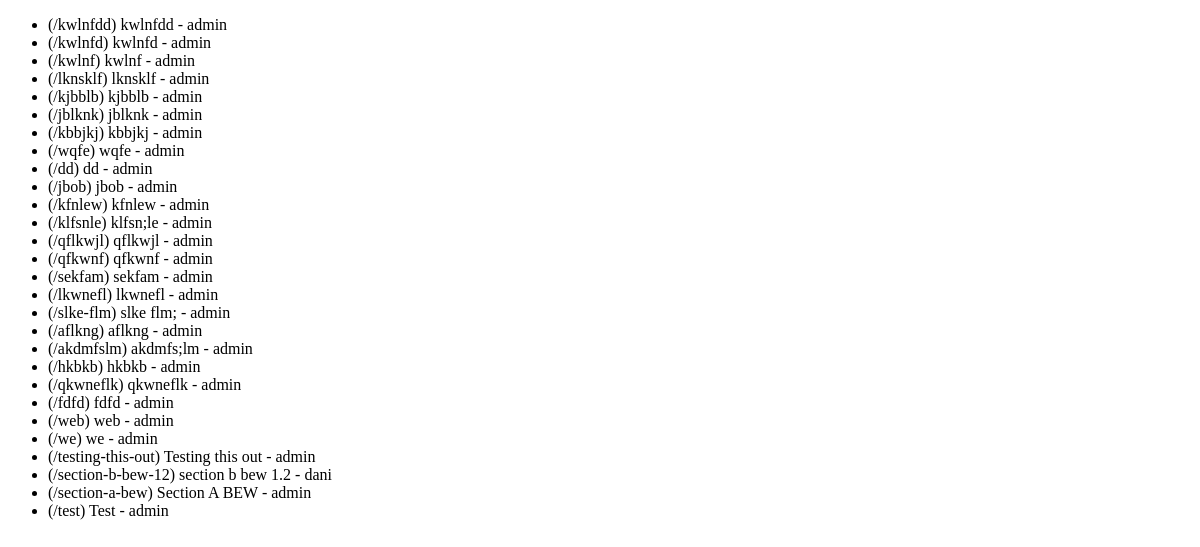
Before: /wiki//pages with the older database file.
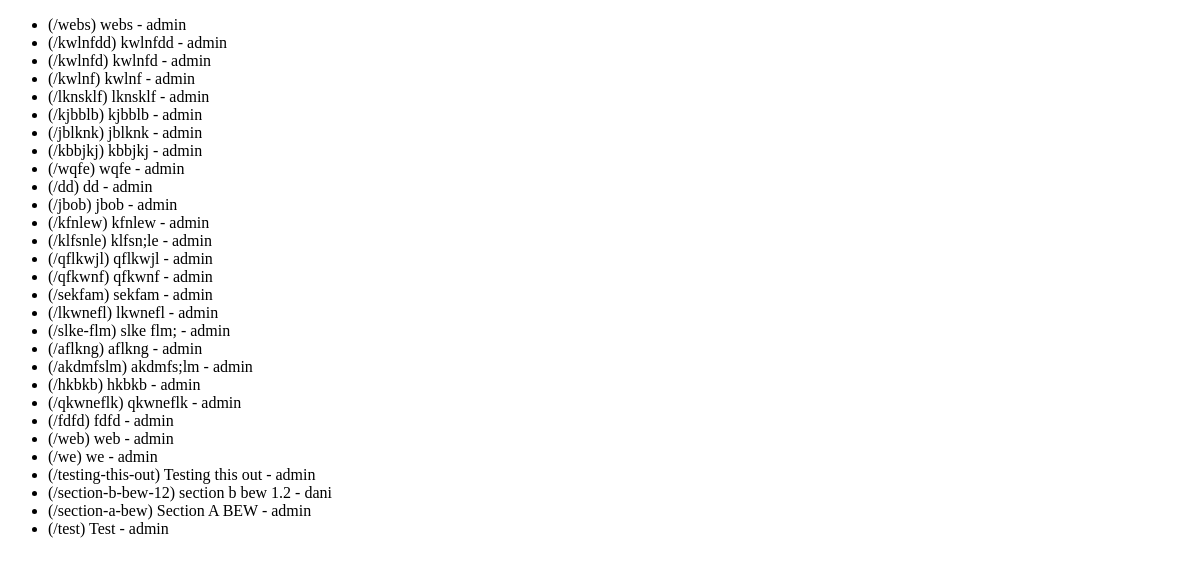
After: the same page with the newer database file.
### wiki/models.py (models this page shows, shortened)
class Page(models.Model):
    title = models.CharField(max_length=settings.WIKI_PAGE_TITLE_MAX_LENGTH, unique=True,
                             help_text="Title of your page.")
    author = models.ForeignKey(User, on_delete=models.PROTECT,
                               help_text="The user that posted this article.")
    slug = models.CharField(max_length=settings.WIKI_PAGE_TITLE_MAX_LENGTH, blank=True,
                            help_text="Unique URL path to access this page. Generated by the system.")
    email = models.EmailField(max_length=settings.WIKI_PAGE_TITLE_MAX_LENGTH, default="email@web.com",
                            help_text="Email")
    content = models.TextField(
        help_text="Write the content of your page here.")
    created = models.DateTimeField(auto_now_add=True,
                                   help_text="The date and time this page was created. Automatically generated when the model saves.")
    modified = models.DateTimeField(auto_now=True,
                                    help_text="The date and time this page was updated. Automatically generated when the model updates.")

### wiki/views.py (the view)
# urls.py: path('/pages', PageList.as_view(), name='wiki-list-page'),
class PageList(ListView):
    model = Page
    def get(self, request):
        latest_page_list = Page.objects.order_by('-created')
        context = {'latest_page_list': latest_page_list}
        return render(request, 'wiki/list.html', context)
        """ Returns a list of wiki pages. """

### wiki/templates/wiki/list.html (shortened to what this page needs)
<!DOCTYPE html>
<html lang="en">
<head>
</head>
<body>
<ul>
{% for page in latest_page_list %}
    <li>(/{{ page.slug }}) {{ page.title}} - {{ page.author }}</li>
{% empty %}
    <li>No articles yet.</li>
{% endfor %}
</ul>
</body>
</html>

Changed rows visible on the page:
added Page: slug "webs", title "webs", author "admin"
